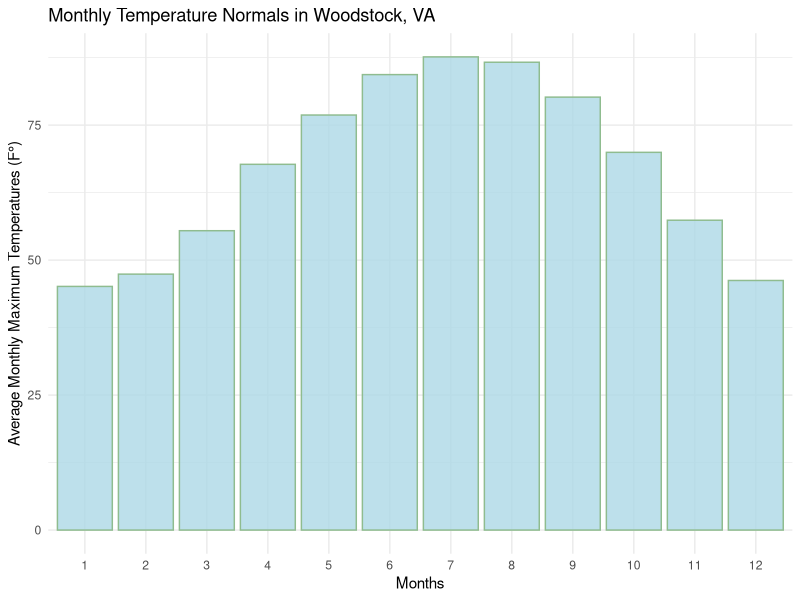
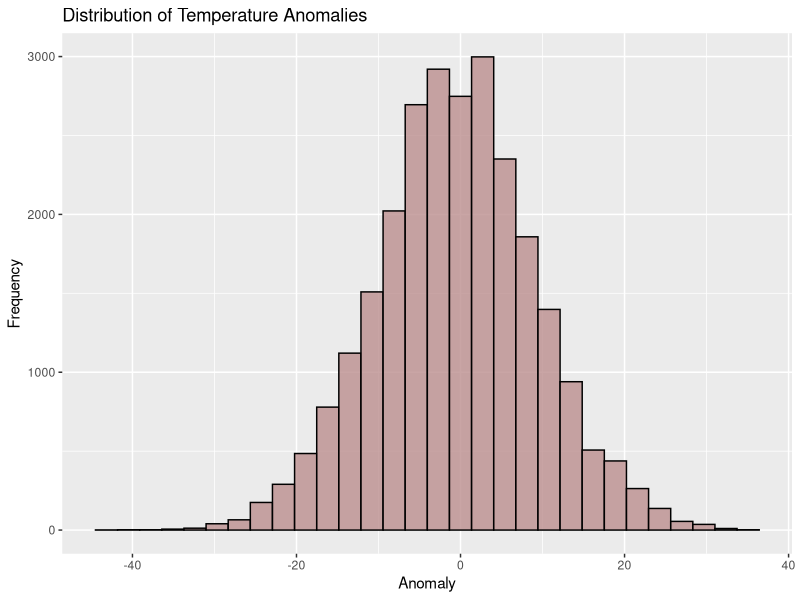
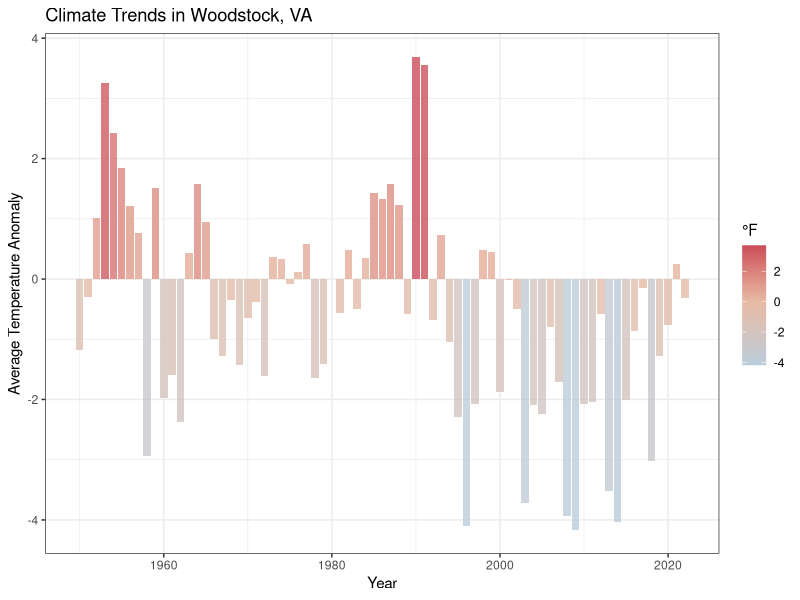

Write R code to recreate these figures, in order.
## ---- chunk 1
knitr::opts_chunk$set(echo = TRUE)
knitr::opts_chunk$set(warning = FALSE)
## ---- chunk 2
require(lubridate)
require(tidyverse)
Woodstock_Data <- read.csv("NOAAWoodstock.csv",
                      stringsAsFactors = T)
#summary(Woodstock_Data)
#str(Woodstock_Data)
## ---- chunk 3
Woodstock_Data$DATE <- ymd(Woodstock_Data$DATE)
summary(Woodstock_Data$DATE)
str(Woodstock_Data$DATE)

Woodstock_Data$YEAR <- year(Woodstock_Data$DATE)
summary(Woodstock_Data$YEAR)

Woodstock_Data$MONTH <- month(Woodstock_Data$DATE)
summary(Woodstock_Data$MONTH)
## ---- chunk 4
Woodstock_Base <- Woodstock_Data %>%
  filter(YEAR <=1970)
summary(Woodstock_Base)
                           
## ---- chunk 5
Woodstock_Norms <- Woodstock_Base %>%
  group_by(MONTH) %>%
  summarise(AVG_TMAX = mean(TMAX, na.rm = T))
  
ggplot(Woodstock_Norms,
       aes(x = as.factor(MONTH),
           y = AVG_TMAX))+
  geom_col(alpha = 0.8,
           fill = "lightblue",
           color = "darkseagreen")+
  theme_minimal()+
  labs(x = "Months",
       y = "Average Monthly Maximum Temperatures (F°)",
       title = "Monthly Temperature Normals in Woodstock, VA")

## ---- chunk 6
Woodstock_Full <- full_join(Woodstock_Data, Woodstock_Norms,
                            by = "MONTH")
#summary(Woodstock_Full)

Woodstock_Full$ANOMALY <- Woodstock_Full$TMAX - Woodstock_Full$AVG_TMAX
#summary(Woodstock_Full)

ggplot(Woodstock_Full,
       aes(x = ANOMALY))+
  geom_histogram(bins = 30,
                 fill = "rosybrown",
                 color = "black",
                 alpha = 0.8)+
  labs(x = "Anomaly",
       y = "Frequency",
       title = "Distribution of Temperature Anomalies")
## ---- chunk 7
Woodstock_Yearly <- Woodstock_Full %>%
  drop_na(ANOMALY) %>%
  group_by(YEAR) %>%
  summarise(AVG_ANOM = mean(ANOMALY, na.rm = T))
#check Woodstock_Yearly in the Environment
## ---- chunk 8
ggplot(Woodstock_Yearly,
       aes(x = YEAR,
           y = AVG_ANOM,
           fill = AVG_ANOM))+
  geom_col(alpha = 0.8)+
  labs(x = "Year",
       y = "Average Temperature Anomaly",
       title = "Climate Trends in Woodstock, VA",
       fill = "°F")+
  scale_fill_gradient2(low = "#BACDDB",
                       mid = "#E6BAA3",
                      high = "#C63C51")+
  theme_bw()
  
